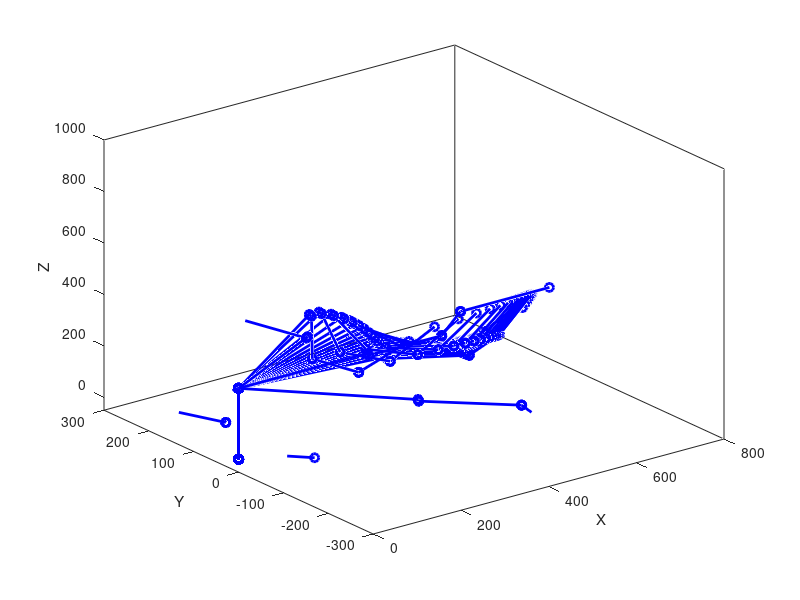

The MATLAB script that drew this image:
axis([0, 800, -300, 300, -50, 1000]);
xlabel('X');

ylabel('Y');
zlabel('Z');
box on

D0=275.5; D1=290;e2=7; D4=123.3; e3=42.78; e4=42.78; e5=42.78; e6=42.78; e7=160;
al1=deg2rad(90); a1=0; d1=D0; t1=deg2rad(0);
al2=deg2rad(0); a2=D1; d2=0; t2=deg2rad(0);
al3=deg2rad(90); a3=0; d3=e2; t3=deg2rad(0);
al4=deg2rad(0); a4=0; d4=D4+e3; t4=deg2rad(0);
alh4=deg2rad(-60); ah4=0; dh4=0; th4=deg2rad(-90);
al5=deg2rad(0); a5=0; d5=e4+e5; t5=deg2rad(0);
alh5=deg2rad(60); ah5=0; dh5=0; th5=deg2rad(0);
al6=deg2rad(0); a6=0; d6=e6+e7; t6=deg2rad(0);

deltatheta1=0;deltatheta2=0;deltatheta3=0;deltatheta4=0;deltatheta5=0;deltatheta6=0;

Xc=680;Yc=10;Zc=320;
a=0;b=0;

    while b==0
        
        t1=t1+deltatheta1/4;
        t2=t2+deltatheta2/4;
        t3=t3+deltatheta3/4;
        t4=t4+deltatheta4/4;
        t5=t5+deltatheta5/4;
        t6=t6+deltatheta6/4;
        
A10=[cos(t1) -sin(t1)*cos(al1) sin(t1)*sin(al1) a1*cos(t1);sin(t1) cos(t1)*cos(al1) -cos(t1)*sin(al1) a1*sin(t1);0 sin(al1) cos(al1) d1;0 0 0 1];
A21=[cos(t2) -sin(t2)*cos(al2) sin(t2)*sin(al2) a2*cos(t2);sin(t2) cos(t2)*cos(al2) -cos(t2)*sin(al2) a2*sin(t2);0 sin(al2) cos(al2) d2;0 0 0 1];
A32=[cos((pi/2)+t3) -sin((pi/2)+t3)*cos(al3) sin((pi/2)+t3)*sin(al3) a3*cos((pi/2)+t3);sin((pi/2)+t3) cos((pi/2)+t3)*cos(al3) -cos((pi/2)+t3)*sin(al3) a3*sin((pi/2)+t3);0 sin(al3) cos(al3) d3;0 0 0 1];
A43=[cos(t4) -sin(t4)*cos(al4) sin(t4)*sin(al4) a4*cos(t4);sin(t4) cos(t4)*cos(al4) -cos(t4)*sin(al4) a4*sin(t4);0 sin(al4) cos(al4) d4;0 0 0 1];
A54=[cos(th4) -sin(th4)*cos(alh4) sin(th4)*sin(alh4) ah4*cos(th4);sin(th4) cos(th4)*cos(alh4) -cos(th4)*sin(alh4) ah4*sin(th4);0 sin(alh4) cos(alh4) dh4;0 0 0 1];
A65=[cos(t5) -sin(t5)*cos(al5) sin(t5)*sin(al5) a5*cos(t5);sin(t5) cos(t5)*cos(al5) -cos(t5)*sin(al5) a5*sin(t5);0 sin(al5) cos(al5) d5;0 0 0 1];
A76=[cos(th5) -sin(th5)*cos(alh5) sin(th5)*sin(alh5) ah5*cos(th5);sin(th5) cos(th5)*cos(alh5) -cos(th5)*sin(alh5) ah5*sin(th5);0 sin(alh5) cos(alh5) dh5;0 0 0 1];
A87=[cos(t6) -sin(t6)*cos(al6) sin(t6)*sin(al6) a6*cos(t6);sin(t6) cos(t6)*cos(al6) -cos(t6)*sin(al6) a6*sin(t6);0 sin(al6) cos(al6) d6;0 0 0 1];


T10=A10
T20=A10*A21
T30=A10*A21*A32
Tx0=A10*A21*A32*A43
T40=A10*A21*A32*A43*A54
Ty0=A10*A21*A32*A43*A54*A65
T50=A10*A21*A32*A43*A54*A65*A76
T60=A10*A21*A32*A43*A54*A65*A76*A87

P80=T60*[0;0;0;1];
P70=T50*[0;0;0;1];
P60=Ty0*[0;0;0;1];
P50=T40*[0;0;0;1];
P40=Tx0*[0;0;0;1];
P30=T30*[0;0;0;1];
P20=T20*[0;0;0;1];
P10=T10*[0;0;0;1];

base=line([0 P10(1)],[0 P10(2)],[0,P10(3)], 'Marker','o','LineWidth',2,'Color','b');
ntoshoulder=line([P10(1) P20(1)],[P10(2) P20(2)], [P10(3) P20(3)], 'Marker','o','LineWidth',2,'Color','b');
shouldertoelbow=line([P20(1) P30(1)],[P20(2) P30(2)], [P20(3) P30(3)], 'Marker','o','LineWidth',2,'Color','b');
elbowtowrist=line([P30(1) P40(1)],[P30(2) P40(2)], [P30(3) P40(3)], 'Marker','o','LineWidth',2,'Color','b');
wrist1=line([P40(1) P50(1)],[P40(2) P50(2)], [P40(3) P50(3)], 'Marker','o','LineWidth',2,'Color','b');
wrist2=line([P50(1) P60(1)],[P50(2) P60(2)], [P50(3) P60(3)], 'Marker','o','LineWidth',2,'Color','b');
wrist3=line([P60(1) P70(1)],[P60(2) P70(2)], [P60(3) P70(3)], 'Marker','o','LineWidth',2,'Color','b');
endeff=line([P70(1) P80(1)],[P70(2) P80(2)], [P70(3) P80(3)], 'Marker','o','LineWidth',2,'Color','b');


z0=[0;0;1]
z1=T10*[z0;0];
z1=z1(1:3)
z2=T20*[z0;0];
z2=z2(1:3)
z3=T30*[z0;0];
z3=z3(1:3)
z4=T40*[z0;0];
z4=z4(1:3)
z5=T50*[z0;0];
z5=z5(1:3)

o=[0;0;0];
o1=T10*[o;1];
o1=o1(1:3)

o2=T20*[o;1];
o2=o2(1:3)

o3=T30*[o;1];
o3=o3(1:3)

o4=T40*[o;1];
o4=o4(1:3)

o5=T50*[o;1];
o5=o5(1:3)

oc=T60*[o;1];
oc=oc(1:3)



J=[cross(z0,(oc-o)) cross(z1,(oc-o1)) cross(z2,(oc-o2)) cross(z3,(oc-o3)) cross(z4,(oc-o4)) cross(z5,(oc-o5)); z0 z1 z2 z3 z4 z5]

Xinit=P80(1);
Yinit=P80(2);
Zinit=P80(3);
Xend=Xc;
Yend=Yc;
Zend=Zc;

Xspeed=(Xend-Xinit);
Yspeed=(Yend-Yinit);
Zspeed=(Zend-Zinit);

OrinEndx=deg2rad(atan2d(Yend,Xend));
OrinEndy=deg2rad(atan2d(Zend,Yend));
OrinEndz=deg2rad(atan2d(Xend,Zend));

Orininitx=deg2rad(atan2d(Yinit,Xinit));
Orininity=deg2rad(atan2d(Zinit,Yinit));
Orininitz=deg2rad(atan2d(Xinit,Zinit));

omegax=OrinEndx-Orininitx;
omegay=OrinEndy-Orininity;
omegaz=OrinEndz-Orininitz;

Jinv=inv(J)

thetadot=inv(J)*[Xspeed;Yspeed;Zspeed;omegax;omegay;omegaz];

dis_error=sqrt(Xend^2+Yend^2+Zend^2)- sqrt(Xinit^2+Yinit^2+Zinit^2);
%dis_error=sqrt((Xend-Xinit)^2 + (Yend-Yinit)^2 + (Zend-Zinit)^2);
orin_errorx=omegax;
orin_errory=omegay;
orin_errorz=omegaz;

if abs(dis_error)<=0.01 && abs(orin_errorx)<=0.1 && abs(orin_errory)<=0.1 && abs(orin_errorz)<=0.1
            b=1;
        end

theta1dot=thetadot(1,1);
theta2dot=thetadot(2,1);
theta3dot=thetadot(3,1);
theta4dot=thetadot(4,1);
theta5dot=thetadot(5,1);
theta6dot=thetadot(6,1);

disp('thetadot:');disp(thetadot);

 deltatheta1=(theta1dot);
 deltatheta2=(theta2dot);
 deltatheta3=(theta3dot);
 deltatheta4=(theta4dot);
 deltatheta5=(theta5dot);
 deltatheta6=(theta6dot);
 
 deltatheta=[deltatheta1;deltatheta2;deltatheta3;deltatheta4;deltatheta5;deltatheta6];
 disp('deltatheta');disp(deltatheta);

 pause(0.01);
 
%  delete(base);
% delete(ntoshoulder);
% delete(shouldertoelbow);
% delete(elbowtowrist);
% delete(wrist1);
% delete(wrist2);
% delete(wrist3);
% delete(endeff);
end
%     if b==1
%        [Xc,Yc,buttons] = ginput;
%        b=0;
%     end
    
 
 
 
view(3);

allthetas=[t1,t2,t3,t4,t5,t6]
%allthetas=[rem(t1,2*pi);rem(t2,2*pi); rem(t3,2*pi);rem(t4,2*pi);rem(t5,2*pi);rem(t6,2*pi)]

